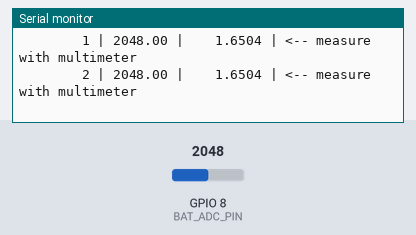
A sketch run on a simulated ESP32-S3. On the bench: the last lines printed to the serial monitor. Inputs (shaded band) come from the test bench; at power-on: GPIO 8 (BAT_ADC_PIN) = 2048 (analog values on the 0–4095 scale).

Above: at 5.7 s.
5.8 s: GPIO 8 (BAT_ADC_PIN) set to 110
At 7.1 s:
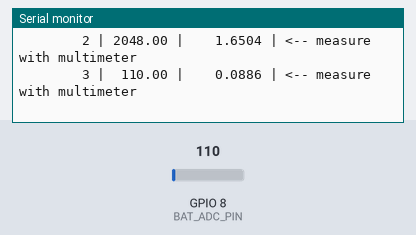
7.3 s: GPIO 8 (BAT_ADC_PIN) set to 94
At 9.8 s:
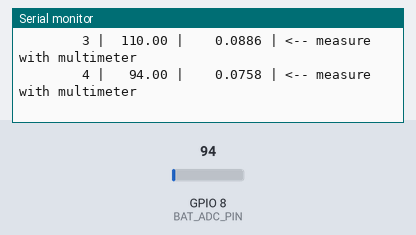

Measured:
- the behaviour switches between 100 and 99 on GPIO 8 (BAT_ADC_PIN) (found by bisection; images 1 and 2)
- after the input at 5.8 s, the serial monitor: prints a new line after 0.58 s (image 1)
- after the input at 7.3 s, the serial monitor: prints a new line after 1.1 s (image 2)

The sketch:

Battery_ADC_Calibration.ino
```cpp
// ────────────────────────────────────────────────────────────────
// BATTERY ADC CALIBRATION SKETCH
// Collects ADC raw vs actual voltage pairs for quadratic curve fitting
//
// PROCEDURE:
// 1. Flash this sketch to your ESP32-S3
// 2. Connect your voltage divider circuit to BAT_ADC_PIN
// 3. Use a bench power supply or charged/discharging battery
// 4. At each stable voltage, note the ADC raw value from Serial Monitor
//    and measure the actual voltage with a multimeter simultaneously
// 5. Collect 6-8 pairs across the full range:
//      3S only:  9.0V → 12.6V
//      3S + 4S:  9.0V → 16.8V
// 6. Paste the pairs into https://arachnoid.com/polyfit
//    Set degree = 2, X = ADC raw, Y = actual voltage
//    Read off coefficients A (x²), B (x), C (constant)
// 7. Enter A, B, C into VDIV_A, VDIV_B, VDIV_C in your firmware
//
// SUGGESTED CALIBRATION VOLTAGES:
//   9.0V  (3S empty)
//   10.0V
//   11.0V
//   12.0V
//   12.6V (3S full)
//   13.5V (4S empty)   ← if calibrating for 4S
//   15.0V              ← if calibrating for 4S
//   16.8V (4S full)    ← if calibrating for 4S
// ────────────────────────────────────────────────────────────────

#define BAT_ADC_PIN 8 // IO8 — matches your flight firmware
#define NUM_SAMPLES 64 // samples averaged per reading
#define SAMPLE_DELAY_MS 5 // delay between samples
#define PRINT_INTERVAL_MS 2000 // print interval — time to read multimeter

void setup() {
  Serial.begin(115200);
  delay(2000);

  analogReadResolution(12); // 12-bit ADC = 0-4095
  analogSetAttenuation(ADC_11db); // 11dB attenuation = 0-3.3V range

  Serial.println();
  Serial.println("================================================");
  Serial.println("  BATTERY ADC CALIBRATION");
  Serial.println("================================================");
  Serial.println("  Pin:        IO8 (BAT_ADC_PIN)");
  Serial.println("  ADC res:    12-bit (0-4095)");
  Serial.println("  ADC atten:  11dB (0-3.3V input)");
  Serial.println();
  Serial.println("  For each reading:");
  Serial.println("  1. Set/wait for stable voltage");
  Serial.println("  2. Note ADC raw value printed below");
  Serial.println("  3. Measure actual voltage with multimeter");
  Serial.println("  4. Record both values as a pair");
  Serial.println();
  Serial.println("  Collect pairs across full voltage range then");
  Serial.println("  paste into arachnoid.com/polyfit (degree 2)");
  Serial.println("================================================");
  Serial.println();
  Serial.println("  Reading every 2 seconds...");
  Serial.println();
  Serial.println("  Sample# | ADC Raw | ADC Volts | Actual V (multimeter)");
  Serial.println("  --------|---------|-----------|----------------------");
}

void loop() {
  static int sampleNumber = 1;
  static unsigned long lastPrint = 0;

  unsigned long now = millis();
  if (now - lastPrint < PRINT_INTERVAL_MS) return;
  lastPrint = now;

  // Average NUM_SAMPLES reads
  long sum = 0;
  for (int i = 0; i < NUM_SAMPLES; i++) {
    sum += analogRead(BAT_ADC_PIN);
    delay(SAMPLE_DELAY_MS);
  }
  float adcRaw = sum / (float)NUM_SAMPLES;
  float adcVolts = adcRaw * (3.3f / 4095.0f); // raw ADC input voltage

  // Print in table format
  Serial.printf("  %7d | %7.2f | %9.4f | <-- measure with multimeter\n",
                sampleNumber++, adcRaw, adcVolts);
}
```
